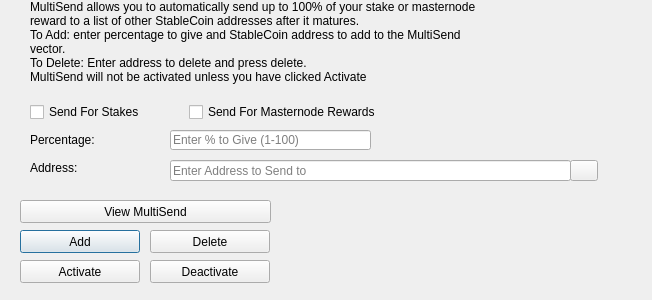
<?xml version="1.0" encoding="UTF-8"?>
<ui version="4.0">
 <class>MultiSendDialog</class>
 <widget class="QDialog" name="MultiSendDialog">
  <property name="windowModality">
   <enum>Qt::NonModal</enum>
  </property>
  <property name="geometry">
   <rect>
    <x>0</x>
    <y>0</y>
    <width>652</width>
    <height>300</height>
   </rect>
  </property>
  <property name="windowTitle">
   <string>MultiSend</string>
  </property>
  <widget class="QLineEdit" name="multiSendPercentEdit">
   <property name="geometry">
    <rect>
     <x>170</x>
     <y>130</y>
     <width>201</width>
     <height>20</height>
    </rect>
   </property>
   <property name="toolTip">
    <string>Enter whole numbers 1 - 100</string>
   </property>
   <property name="placeholderText">
    <string>Enter % to Give (1-100)</string>
   </property>
  </widget>
  <widget class="QLineEdit" name="multiSendAddressEdit">
   <property name="geometry">
    <rect>
     <x>170</x>
     <y>160</y>
     <width>401</width>
     <height>21</height>
    </rect>
   </property>
   <property name="toolTip">
    <string/>
   </property>
   <property name="placeholderText">
    <string>Enter Address to Send to</string>
   </property>
  </widget>
  <widget class="QLabel" name="label_2">
   <property name="geometry">
    <rect>
     <x>30</x>
     <y>0</y>
     <width>451</width>
     <height>121</height>
    </rect>
   </property>
   <property name="lineWidth">
    <number>1</number>
   </property>
   <property name="text">
    <string>MultiSend allows you to automatically send up to 100% of your stake or masternode reward to a list of other StableCoin addresses after it matures.
To Add: enter percentage to give and StableCoin address to add to the MultiSend vector.
To Delete: Enter address to delete and press delete.
MultiSend will not be activated unless you have clicked Activate</string>
   </property>
   <property name="alignment">
    <set>Qt::AlignLeading|Qt::AlignLeft|Qt::AlignTop</set>
   </property>
   <property name="wordWrap">
    <bool>true</bool>
   </property>
  </widget>
  <widget class="QLabel" name="message">
   <property name="geometry">
    <rect>
     <x>290</x>
     <y>200</y>
     <width>351</width>
     <height>91</height>
    </rect>
   </property>
   <property name="text">
    <string/>
   </property>
  </widget>
  <widget class="QPushButton" name="addButton">
   <property name="geometry">
    <rect>
     <x>20</x>
     <y>230</y>
     <width>120</width>
     <height>23</height>
    </rect>
   </property>
   <property name="toolTip">
    <string/>
   </property>
   <property name="statusTip">
    <string>Add to MultiSend Vector</string>
   </property>
   <property name="text">
    <string>Add</string>
   </property>
  </widget>
  <widget class="QPushButton" name="disableButton">
   <property name="geometry">
    <rect>
     <x>150</x>
     <y>260</y>
     <width>120</width>
     <height>23</height>
    </rect>
   </property>
   <property name="statusTip">
    <string>Deactivate MultiSend</string>
   </property>
   <property name="text">
    <string>Deactivate</string>
   </property>
  </widget>
  <widget class="QPushButton" name="addressBookButton">
   <property name="geometry">
    <rect>
     <x>570</x>
     <y>160</y>
     <width>28</width>
     <height>21</height>
    </rect>
   </property>
   <property name="toolTip">
    <string>Choose an address from the address book</string>
   </property>
   <property name="text">
    <string/>
   </property>
   <property name="icon">
    <iconset resource="../stablecoin.qrc">
     <normaloff>:/icons/address-book</normaloff>:/icons/address-book</iconset>
   </property>
   <property name="shortcut">
    <string>Alt+A</string>
   </property>
   <property name="autoDefault">
    <bool>false</bool>
   </property>
  </widget>
  <widget class="QLabel" name="label">
   <property name="geometry">
    <rect>
     <x>30</x>
     <y>130</y>
     <width>121</width>
     <height>20</height>
    </rect>
   </property>
   <property name="toolTip">
    <string>Percentage of stake to send</string>
   </property>
   <property name="text">
    <string>Percentage:</string>
   </property>
  </widget>
  <widget class="QLabel" name="label_5">
   <property name="geometry">
    <rect>
     <x>30</x>
     <y>160</y>
     <width>111</width>
     <height>16</height>
    </rect>
   </property>
   <property name="toolTip">
    <string>Address to send portion of stake to</string>
   </property>
   <property name="text">
    <string>Address:</string>
   </property>
  </widget>
  <widget class="QPushButton" name="deleteButton">
   <property name="geometry">
    <rect>
     <x>150</x>
     <y>230</y>
     <width>120</width>
     <height>23</height>
    </rect>
   </property>
   <property name="toolTip">
    <string/>
   </property>
   <property name="statusTip">
    <string>Delete Address From MultiSend Vector</string>
   </property>
   <property name="text">
    <string>Delete</string>
   </property>
  </widget>
  <widget class="QPushButton" name="activateButton">
   <property name="geometry">
    <rect>
     <x>20</x>
     <y>260</y>
     <width>120</width>
     <height>23</height>
    </rect>
   </property>
   <property name="statusTip">
    <string>Activate MultiSend</string>
   </property>
   <property name="text">
    <string>Activate</string>
   </property>
  </widget>
  <widget class="QPushButton" name="viewButton">
   <property name="geometry">
    <rect>
     <x>20</x>
     <y>200</y>
     <width>251</width>
     <height>23</height>
    </rect>
   </property>
   <property name="toolTip">
    <string/>
   </property>
   <property name="statusTip">
    <string>View MultiSend Vector</string>
   </property>
   <property name="text">
    <string>View MultiSend</string>
   </property>
  </widget>
  <widget class="QWidget" name="horizontalLayoutWidget">
   <property name="geometry">
    <rect>
     <x>30</x>
     <y>100</y>
     <width>351</width>
     <height>24</height>
    </rect>
   </property>
   <layout class="QHBoxLayout" name="horizontalLayout">
    <item>
     <widget class="QCheckBox" name="multiSendStakeCheckBox">
      <property name="text">
       <string>Send For Stakes</string>
      </property>
     </widget>
    </item>
    <item>
     <widget class="QCheckBox" name="multiSendMasternodeCheckBox">
      <property name="text">
       <string>Send For Masternode Rewards</string>
      </property>
     </widget>
    </item>
   </layout>
  </widget>
 </widget>
 <resources>
  <include location="../stablecoin.qrc"/>
 </resources>
 <connections/>
</ui>
